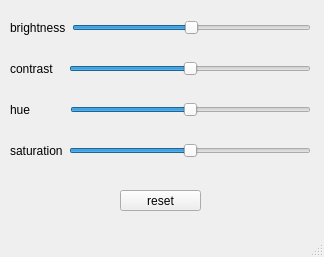
<?xml version="1.0" encoding="UTF-8"?>
<ui version="4.0">
 <class>color</class>
 <widget class="QMainWindow" name="color">
  <property name="geometry">
   <rect>
    <x>0</x>
    <y>0</y>
    <width>324</width>
    <height>257</height>
   </rect>
  </property>
  <property name="windowTitle">
   <string>MainWindow</string>
  </property>
  <widget class="QWidget" name="centralwidget">
   <widget class="QPushButton" name="resetButton">
    <property name="geometry">
     <rect>
      <x>120</x>
      <y>190</y>
      <width>81</width>
      <height>21</height>
     </rect>
    </property>
    <property name="text">
     <string>reset</string>
    </property>
   </widget>
   <widget class="QWidget" name="">
    <property name="geometry">
     <rect>
      <x>10</x>
      <y>0</y>
      <width>301</width>
      <height>181</height>
     </rect>
    </property>
    <layout class="QVBoxLayout" name="verticalLayout">
     <item>
      <layout class="QHBoxLayout" name="Blayout">
       <item>
        <widget class="QLabel" name="Blable">
         <property name="text">
          <string>brightness</string>
         </property>
        </widget>
       </item>
       <item>
        <widget class="QSlider" name="Bslider">
         <property name="minimum">
          <number>-100</number>
         </property>
         <property name="maximum">
          <number>100</number>
         </property>
         <property name="value">
          <number>0</number>
         </property>
         <property name="orientation">
          <enum>Qt::Horizontal</enum>
         </property>
         <property name="tickPosition">
          <enum>QSlider::NoTicks</enum>
         </property>
        </widget>
       </item>
      </layout>
     </item>
     <item>
      <layout class="QHBoxLayout" name="Clayout">
       <item>
        <widget class="QLabel" name="Clable">
         <property name="text">
          <string>contrast   </string>
         </property>
        </widget>
       </item>
       <item>
        <widget class="QSlider" name="Cslider">
         <property name="minimum">
          <number>-100</number>
         </property>
         <property name="maximum">
          <number>100</number>
         </property>
         <property name="value">
          <number>0</number>
         </property>
         <property name="orientation">
          <enum>Qt::Horizontal</enum>
         </property>
        </widget>
       </item>
      </layout>
     </item>
     <item>
      <layout class="QHBoxLayout" name="Hlayout">
       <item>
        <widget class="QLabel" name="Hlable">
         <property name="text">
          <string>hue          </string>
         </property>
        </widget>
       </item>
       <item>
        <widget class="QSlider" name="Hslider">
         <property name="minimum">
          <number>-100</number>
         </property>
         <property name="maximum">
          <number>100</number>
         </property>
         <property name="value">
          <number>0</number>
         </property>
         <property name="orientation">
          <enum>Qt::Horizontal</enum>
         </property>
        </widget>
       </item>
      </layout>
     </item>
     <item>
      <layout class="QHBoxLayout" name="Slayout">
       <item>
        <widget class="QLabel" name="Slable">
         <property name="text">
          <string>saturation</string>
         </property>
        </widget>
       </item>
       <item>
        <widget class="QSlider" name="Sslider">
         <property name="minimum">
          <number>-100</number>
         </property>
         <property name="maximum">
          <number>100</number>
         </property>
         <property name="value">
          <number>0</number>
         </property>
         <property name="orientation">
          <enum>Qt::Horizontal</enum>
         </property>
        </widget>
       </item>
      </layout>
     </item>
    </layout>
   </widget>
  </widget>
  <widget class="QMenuBar" name="menubar">
   <property name="geometry">
    <rect>
     <x>0</x>
     <y>0</y>
     <width>324</width>
     <height>20</height>
    </rect>
   </property>
  </widget>
  <widget class="QStatusBar" name="statusbar"/>
 </widget>
 <resources/>
 <connections/>
</ui>
